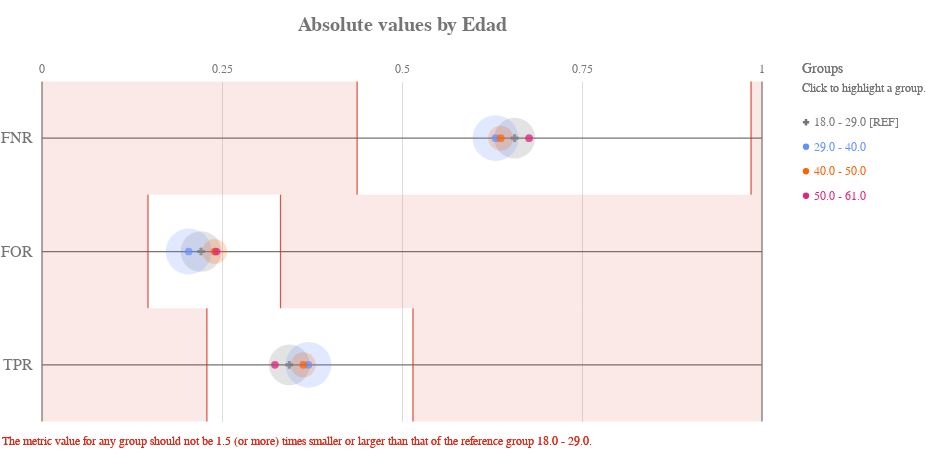

Notebook source saved alongside this figure:
### Code cell
ap.absolute(grupo_definido, metrics, 'edad', fairness_threshold = disparity_tolerance)

### Figure 1 — Vega-Lite specification as saved in the notebook (floating-point values rounded to 4 significant figures)
{"config": {"view": {"continuousWidth": 400, "continuousHeight": 300, "strokeWidth": 0}, "axisLeft": {"labelColor": "rgb(117,117,117)", "labelFont": "Arial", "labelFontSize": 16}, "title": {"align": "center", "baseline": "middle", "color": "rgb(117,117,117)", "font": "Arial", "fontSize": 20, "fontWeight": "bold"}}, "layer": [{"data": {"name": "data-4ac2d7a4dec33677e433b172826c7791"}, "mark": {"type": "rule", "stroke": "rgb(117,117,117)", "strokeWidth": 1.25, "tooltip": ""}, "encoding": {"x": {"type": "quantitative", "field": "start", "scale": {"domain": [0, 1], "range": [40.0, 760.0]}}, "x2": {"field": "end"}, "y": {"type": "nominal", "axis": {"domain": false, "labelAngle": 0, "labelPadding": -30, "orient": "left", "ticks": false, "title": ""}, "field": "y_position", "scale": {"domain": ["FNR", "FOR", "TPR"], "range": [42.5, 382.5]}}}}, {"data": {"name": "data-6cfe259518f6c7b358d8f836a73e6b7f"}, "mark": {"type": "rule", "stroke": "rgb(117,117,117)", "strokeWidth": 1.25, "tooltip": ""}, "encoding": {"x": {"type": "quantitative", "field": "x_position", "scale": {"domain": [0, 1], "range": [40.0, 760.0]}}, "y": {"value": 42.5}, "y2": {"value": 382.5}}}, {"data": {"name": "data-60ed1133fa688d151d36705a369482e0"}, "mark": {"type": "text", "align": "center", "color": "rgb(117,117,117)", "font": "Arial", "fontSize": 12, "fontWeight": "normal", "tooltip": ""}, "encoding": {"text": {"type": "nominal", "field": "value"}, "x": {"type": "quantitative", "field": "value", "scale": {"domain": [0, 1], "range": [40.0, 760.0]}}, "y": {"value": 29.75}}}, {"layer": [{"mark": {"type": "rect", "opacity": 0.8, "stroke": "rgb(217, 46, 28)", "strokeWidth": 1.25, "tooltip": ""}, "encoding": {"x": {"type": "quantitative", "field": "lower_threshold_value", "scale": {"domain": [0, 1], "range": [40.0, 760.0]}}, "x2": {"field": "lower_threshold_value"}, "y": {"type": "nominal", "axis": {"domain": false, "grid": false, "labels": false, "ticks": false, "title": " "}, "field": "metric", "scale": {"domain": ["FNR", "FOR", "TPR"], "range": [42.5, 382.5]}}}}, {"mark": {"type": "rect", "opacity": 0.8, "stroke": "rgb(217, 46, 28)", "strokeWidth": 1.25, "tooltip": ""}, "encoding": {"x": {"type": "quantitative", "field": "upper_threshold_value", "scale": {"domain": [0, 1], "range": [40.0, 760.0]}}, "x2": {"field": "upper_threshold_value"}, "y": {"type": "nominal", "axis": {"domain": false, "grid": false, "labels": false, "ticks": false, "title": " "}, "field": "metric", "scale": {"domain": ["FNR", "FOR", "TPR"], "range": [42.5, 382.5]}}}}, {"layer": [{"mark": {"type": "rect", "fill": "rgb(217, 46, 28)", "opacity": 0.1, "tooltip": ""}, "encoding": {"x": {"type": "quantitative", "field": "lower_threshold_value", "scale": {"domain": [0, 1], "range": [40.0, 760.0]}}, "x2": {"field": "lower_end"}, "y": {"type": "nominal", "axis": {"domain": false, "grid": false, "labels": false, "ticks": false, "title": " "}, "field": "metric", "scale": {"domain": ["FNR", "FOR", "TPR"], "range": [42.5, 382.5]}}}}, {"mark": {"type": "rect", "fill": "rgb(217, 46, 28)", "opacity": 0.1, "tooltip": ""}, "encoding": {"x": {"type": "quantitative", "field": "upper_threshold_value", "scale": {"domain": [0, 1], "range": [40.0, 760.0]}}, "x2": {"field": "upper_end"}, "y": {"type": "nominal", "axis": {"domain": false, "grid": false, "labels": false, "ticks": false, "title": " "}, "field": "metric", "scale": {"domain": ["FNR", "FOR", "TPR"], "range": [42.5, 382.5]}}}}]}, {"data": {"name": "data-79dd248bdaa0ea02c535240e8ad022c8"}, "mark": {"type": "text", "align": "left", "baseline": "top", "fill": "rgb(217, 46, 28)", "font": "Arial", "fontSize": 12, "fontWeight": "normal", "tooltip": ""}, "encoding": {"text": {"value": "The metric value for any group should not be 1.5 (or more) times smaller or larger than that of the reference group 18.0 - 29.0."}, "x": {"value": 0}, "y": {"value": 396.7}}}], "data": {"name": "data-b93c8567ca087cde2818b45c49cfdb60"}}, {"layer": [{"mark": "circle"}, {"data": {"name": "data-4b2afb91ffead74f0e2f16fba9d7c9ae"}, "mark": {"type": "circle", "opacity": 0.2}, "encoding": {"color": {"condition": {"type": "nominal", "field": "attribute_value", "legend": null, "scale": {"domain": ["18.0 - 29.0", "29.0 - 40.0", "40.0 - 50.0", "50.0 - 61.0"], "range": ["rgb(117,117,117)", "rgb(100, 143, 255)", "rgb(254, 97, 0)", "rgb(220, 38, 127)", "rgb(255, 176, 0)", "rgb(120, 94, 240)"]}, "selection": "selector041"}, "value": "rgb(224,224,224)"}, "size": {"type": "quantitative", "field": "group_size", "legend": null, "scale": {"domain": [0, 6820.0], "range": [0, 2522.0]}}, "tooltip": [{"type": "nominal", "field": "attribute_value", "title": "Group"}, {"type": "nominal", "field": "tooltip_group_size", "title": "Group Size"}, {"type": "nominal", "field": "tooltip_disparity_explanation_fnr", "title": "Disparity"}, {"type": "quantitative", "field": "fnr", "format": ".2f", "title": "FNR"}], "x": {"type": "quantitative", "axis": {"domain": false, "labels": false, "ticks": false, "title": null, "values": [0.25, 0.5, 0.75]}, "field": "fnr", "scale": {"domain": [0, 1], "range": [40.0, 760.0]}}, "y": {"type": "nominal", "axis": {"domain": false, "grid": false, "labels": false, "ticks": false, "title": " "}, "field": "metric_variable", "scale": {"domain": ["FNR", "FOR", "TPR"], "range": [42.5, 382.5]}}}, "selection": {"selector043": {"type": "multi", "empty": "all", "fields": ["attribute_value"]}}, "transform": [{"calculate": "'FNR'", "as": "metric_variable"}]}, {"data": {"name": "data-4b2afb91ffead74f0e2f16fba9d7c9ae"}, "mark": {"type": "circle", "opacity": 0.2}, "encoding": {"color": {"condition": {"type": "nominal", "field": "attribute_value", "legend": null, "scale": {"domain": ["18.0 - 29.0", "29.0 - 40.0", "40.0 - 50.0", "50.0 - 61.0"], "range": ["rgb(117,117,117)", "rgb(100, 143, 255)", "rgb(254, 97, 0)", "rgb(220, 38, 127)", "rgb(255, 176, 0)", "rgb(120, 94, 240)"]}, "selection": "selector041"}, "value": "rgb(224,224,224)"}, "size": {"type": "quantitative", "field": "group_size", "legend": null, "scale": {"domain": [0, 6820.0], "range": [0, 2522.0]}}, "tooltip": [{"type": "nominal", "field": "attribute_value", "title": "Group"}, {"type": "nominal", "field": "tooltip_group_size", "title": "Group Size"}, {"type": "nominal", "field": "tooltip_disparity_explanation_for", "title": "Disparity"}, {"type": "quantitative", "field": "for", "format": ".2f", "title": "FOR"}], "x": {"type": "quantitative", "axis": {"domain": false, "labels": false, "ticks": false, "title": null, "values": [0.25, 0.5, 0.75]}, "field": "for", "scale": {"domain": [0, 1], "range": [40.0, 760.0]}}, "y": {"type": "nominal", "axis": {"domain": false, "grid": false, "labels": false, "ticks": false, "title": " "}, "field": "metric_variable", "scale": {"domain": ["FNR", "FOR", "TPR"], "range": [42.5, 382.5]}}}, "selection": {"selector045": {"type": "multi", "empty": "all", "fields": ["attribute_value"]}}, "transform": [{"calculate": "'FOR'", "as": "metric_variable"}]}, {"data": {"name": "data-4b2afb91ffead74f0e2f16fba9d7c9ae"}, "mark": {"type": "circle", "opacity": 0.2}, "encoding": {"color": {"condition": {"type": "nominal", "field": "attribute_value", "legend": null, "scale": {"domain": ["18.0 - 29.0", "29.0 - 40.0", "40.0 - 50.0", "50.0 - 61.0"], "range": ["rgb(117,117,117)", "rgb(100, 143, 255)", "rgb(254, 97, 0)", "rgb(220, 38, 127)", "rgb(255, 176, 0)", "rgb(120, 94, 240)"]}, "selection": "selector041"}, "value": "rgb(224,224,224)"}, "size": {"type": "quantitative", "field": "group_size", "legend": null, "scale": {"domain": [0, 6820.0], "range": [0, 2522.0]}}, "tooltip": [{"type": "nominal", "field": "attribute_value", "title": "Group"}, {"type": "nominal", "field": "tooltip_group_size", "title": "Group Size"}, {"type": "nominal", "field": "tooltip_disparity_explanation_tpr", "title": "Disparity"}, {"type": "quantitative", "field": "tpr", "format": ".2f", "title": "TPR"}], "x": {"type": "quantitative", "axis": {"domain": false, "labels": false, "ticks": false, "title": null, "values": [0.25, 0.5, 0.75]}, "field": "tpr", "scale": {"domain": [0, 1], "range": [40.0, 760.0]}}, "y": {"type": "nominal", "axis": {"domain": false, "grid": false, "labels": false, "ticks": false, "title": " "}, "field": "metric_variable", "scale": {"domain": ["FNR", "FOR", "TPR"], "range": [42.5, 382.5]}}}, "selection": {"selector047": {"type": "multi", "empty": "all", "fields": ["attribute_value"]}}, "transform": [{"calculate": "'TPR'", "as": "metric_variable"}]}, {"layer": [{"mark": "point"}, {"data": {"name": "data-4b2afb91ffead74f0e2f16fba9d7c9ae"}, "mark": {"type": "point", "filled": true, "size": 60}, "encoding": {"color": {"condition": {"type": "nominal", "field": "attribute_value", "legend": null, "scale": {"domain": ["18.0 - 29.0", "29.0 - 40.0", "40.0 - 50.0", "50.0 - 61.0"], "range": ["rgb(117,117,117)", "rgb(100, 143, 255)", "rgb(254, 97, 0)", "rgb(220, 38, 127)", "rgb(255, 176, 0)", "rgb(120, 94, 240)"]}, "selection": "selector041"}, "value": "rgb(224,224,224)"}, "shape": {"type": "nominal", "field": "attribute_value", "legend": null, "scale": {"domain": ["18.0 - 29.0", "29.0 - 40.0", "40.0 - 50.0", "50.0 - 61.0"], "range": ["cross", "circle", "circle", "circle"]}}, "tooltip": [{"type": "nominal", "field": "attribute_value", "title": "Group"}, {"type": "nominal", "field": "tooltip_group_size", "title": "Group Size"}, {"type": "nominal", "field": "tooltip_disparity_explanation_fnr", "title": "Disparity"}, {"type": "quantitative", "field": "fnr", "format": ".2f", "title": "FNR"}], "x": {"type": "quantitative", "axis": {"domain": false, "labels": false, "ticks": false, "title": null, "values": [0.25, 0.5, 0.75]}, "field": "fnr", "scale": {"domain": [0, 1], "range": [40.0, 760.0]}}, "y": {"type": "nominal", "axis": {"domain": false, "grid": false, "labels": false, "ticks": false, "title": " "}, "field": "metric_variable", "scale": {"domain": ["FNR", "FOR", "TPR"], "range": [42.5, 382.5]}}}, "selection": {"selector042": {"type": "multi", "empty": "all", "fields": ["attribute_value"]}}, "transform": [{"calculate": "'FNR'", "as": "metric_variable"}]}, {"data": {"name": "data-4b2afb91ffead74f0e2f16fba9d7c9ae"}, "mark": {"type": "point", "filled": true, "size": 60}, "encoding": {"color": {"condition": {"type": "nominal", "field": "attribute_value", "legend": null, "scale": {"domain": ["18.0 - 29.0", "29.0 - 40.0", "40.0 - 50.0", "50.0 - 61.0"], "range": ["rgb(117,117,117)", "rgb(100, 143, 255)", "rgb(254, 97, 0)", "rgb(220, 38, 127)", "rgb(255, 176, 0)", "rgb(120, 94, 240)"]}, "selection": "selector041"}, "value": "rgb(224,224,224)"}, "shape": {"type": "nominal", "field": "attribute_value", "legend": null, "scale": {"domain": ["18.0 - 29.0", "29.0 - 40.0", "40.0 - 50.0", "50.0 - 61.0"], "range": ["cross", "circle", "circle", "circle"]}}, "tooltip": [{"type": "nominal", "field": "attribute_value", "title": "Group"}, {"type": "nominal", "field": "tooltip_group_size", "title": "Group Size"}, {"type": "nominal", "field": "tooltip_disparity_explanation_for", "title": "Disparity"}, {"type": "quantitative", "field": "for", "format": ".2f", "title": "FOR"}], "x": {"type": "quantitative", "axis": {"domain": false, "labels": false, "ticks": false, "title": null, "values": [0.25, 0.5, 0.75]}, "field": "for", "scale": {"domain": [0, 1], "range": [40.0, 760.0]}}, "y": {"type": "nominal", "axis": {"domain": false, "grid": false, "labels": false, "ticks": false, "title": " "}, "field": "metric_variable", "scale": {"domain": ["FNR", "FOR", "TPR"], "range": [42.5, 382.5]}}}, "selection": {"selector044": {"type": "multi", "empty": "all", "fields": ["attribute_value"]}}, "transform": [{"calculate": "'FOR'", "as": "metric_variable"}]}, {"data": {"name": "data-4b2afb91ffead74f0e2f16fba9d7c9ae"}, "mark": {"type": "point", "filled": true, "size": 60}, "encoding": {"color": {"condition": {"type": "nominal", "field": "attribute_value", "legend": null, "scale": {"domain": ["18.0 - 29.0", "29.0 - 40.0", "40.0 - 50.0", "50.0 - 61.0"], "range": ["rgb(117,117,117)", "rgb(100, 143, 255)", "rgb(254, 97, 0)", "rgb(220, 38, 127)", "rgb(255, 176, 0)", "rgb(120, 94, 240)"]}, "selection": "selector041"}, "value": "rgb(224,224,224)"}, "shape": {"type": "nominal", "field": "attribute_value", "legend": null, "scale": {"domain": ["18.0 - 29.0", "29.0 - 40.0", "40.0 - 50.0", "50.0 - 61.0"], "range": ["cross", "circle", "circle", "circle"]}}, "tooltip": [{"type": "nominal", "field": "attribute_value", "title": "Group"}, {"type": "nominal", "field": "tooltip_group_size", "title": "Group Size"}, {"type": "nominal", "field": "tooltip_disparity_explanation_tpr", "title": "Disparity"}, {"type": "quantitative", "field": "tpr", "format": ".2f", "title": "TPR"}], "x": {"type": "quantitative", "axis": {"domain": false, "labels": false, "ticks": false, "title": null, "values": [0.25, 0.5, 0.75]}, "field": "tpr", "scale": {"domain": [0, 1], "range": [40.0, 760.0]}}, "y": {"type": "nominal", "axis": {"domain": false, "grid": false, "labels": false, "ticks": false, "title": " "}, "field": "metric_variable", "scale": {"domain": ["FNR", "FOR", "TPR"], "range": [42.5, 382.5]}}}, "selection": {"selector046": {"type": "multi", "empty": "all", "fields": ["attribute_value"]}}, "transform": [{"calculate": "'TPR'", "as": "metric_variable"}]}]}]}, {"layer": [{"mark": {"type": "point", "filled": true, "opacity": 1, "size": 39.48}, "encoding": {"color": {"condition": {"type": "nominal", "field": "attribute_value", "legend": null, "scale": {"domain": ["18.0 - 29.0", "29.0 - 40.0", "40.0 - 50.0", "50.0 - 61.0"], "range": ["rgb(117,117,117)", "rgb(100, 143, 255)", "rgb(254, 97, 0)", "rgb(220, 38, 127)", "rgb(255, 176, 0)", "rgb(120, 94, 240)"]}, "selection": "selector041"}, "value": "rgb(224,224,224)"}, "shape": {"type": "nominal", "field": "attribute_value", "legend": null, "scale": {"domain": ["18.0 - 29.0", "29.0 - 40.0", "40.0 - 50.0", "50.0 - 61.0"], "range": ["cross", "circle", "circle", "circle"]}}, "x": {"value": 804}, "y": {"type": "nominal", "axis": {"domain": false, "grid": false, "labels": false, "ticks": false, "title": " "}, "field": "attribute_value", "scale": {"domain": ["18.0 - 29.0", "29.0 - 40.0", "40.0 - 50.0", "50.0 - 61.0"], "range": [71, 169]}}}, "selection": {"selector041": {"type": "multi", "empty": "all", "fields": ["attribute_value"]}}}, {"mark": {"type": "text", "align": "left", "baseline": "middle", "font": "Arial", "fontSize": 12, "fontWeight": "normal"}, "encoding": {"color": {"condition": {"type": "nominal", "field": "attribute_value", "legend": null, "scale": {"domain": ["18.0 - 29.0", "29.0 - 40.0", "40.0 - 50.0", "50.0 - 61.0"], "range": ["rgb(117,117,117)", "rgb(100, 143, 255)", "rgb(254, 97, 0)", "rgb(220, 38, 127)", "rgb(255, 176, 0)", "rgb(120, 94, 240)"]}, "selection": "selector041"}, "value": "rgb(224,224,224)"}, "text": {"type": "nominal", "field": "label"}, "x": {"value": 812}, "y": {"type": "nominal", "axis": {"domain": false, "grid": false, "labels": false, "ticks": false, "title": " "}, "field": "attribute_value", "scale": {"domain": ["18.0 - 29.0", "29.0 - 40.0", "40.0 - 50.0", "50.0 - 61.0"], "range": [71, 169]}}}, "selection": {"selector048": {"type": "multi", "empty": "all", "fields": ["attribute_value"]}}}, {"data": {"name": "data-79dd248bdaa0ea02c535240e8ad022c8"}, "mark": {"type": "text", "align": "left", "baseline": "middle", "color": "rgb(117,117,117)", "font": "Arial", "fontSize": 12, "fontWeight": "normal"}, "encoding": {"text": {"value": "Click to highlight a group."}, "x": {"value": 800}, "y": {"value": 49}}}, {"data": {"name": "data-79dd248bdaa0ea02c535240e8ad022c8"}, "mark": {"type": "text", "align": "left", "baseline": "middle", "color": "rgb(117,117,117)", "font": "Arial", "fontSize": 14, "fontWeight": "normal"}, "encoding": {"text": {"value": "Groups"}, "x": {"value": 800}, "y": {"value": 30}}}], "data": {"name": "data-e97adbea671c6fc913c7ae310f1e278a"}}], "height": 425, "padding": {"top": 15, "bottom": 10}, "resolve": {"scale": {"size": "independent", "y": "independent"}}, "title": "Absolute values by Edad", "width": 800, "$schema": "https://vega.github.io/schema/vega-lite/v4.8.1.json", "datasets": {"data-4ac2d7a4dec33677e433b172826c7791": [{"y_position": "FNR", "start": 0, "end": 1}, {"y_position": "FOR", "start": 0, "end": 1}, {"y_position": "TPR", "start": 0, "end": 1}], "data-6cfe259518f6c7b358d8f836a73e6b7f": [{"x_position": 0}, {"x_position": 1}], "data-60ed1133fa688d151d36705a369482e0": [{"value": 0.0}, {"value": 0.25}, {"value": 0.5}, {"value": 0.75}, {"value": 1.0}], "data-b93c8567ca087cde2818b45c49cfdb60": [{"lower_end": 0, "upper_end": 1, "lower_threshold_value": 0.4377, "upper_threshold_value": 0.9848, "metric": "FNR"}, {"lower_end": 0, "upper_end": 1, "lower_threshold_value": 0.1472, "upper_threshold_value": 0.3313, "metric": "FOR"}, {"lower_end": 0, "upper_end": 1, "lower_threshold_value": 0.229, "upper_threshold_value": 0.5152, "metric": "TPR"}], "data-79dd248bdaa0ea02c535240e8ad022c8": [{"a": 1, "b": 0}, {"a": 1, "b": 0}], "data-4b2afb91ffead74f0e2f16fba9d7c9ae": [{"attribute_name": "edad", "attribute_value": "18.0 - 29.0", "group_size": 4490, "total_entities": 11987, "fnr": 0.6565, "for": 0.2208, "tpr": 0.3435, "fnr_disparity": 1.0, "for_disparity": 1.0, "tpr_disparity": 1.0, "fnr_disparity_scaled": 0.0, "for_disparity_scaled": 0.0, "tpr_disparity_scaled": 0.0, "tooltip_group_size": "4,490 (37.46%)", "tooltip_disparity_explanation_fnr": "Reference group", "tooltip_disparity_explanation_for": "Reference group", "tooltip_disparity_explanation_tpr": "Reference group"}, {"attribute_name": "edad", "attribute_value": "29.0 - 40.0", "group_size": 5683, "total_entities": 11987, "fnr": 0.63, "for": 0.2038, "tpr": 0.37, "fnr_disparity": 0.9596, "for_disparity": 0.9227, "tpr_disparity": 1.077, "fnr_disparity_scaled": -0.04214, "for_disparity_scaled": -0.08373, "tpr_disparity_scaled": 0.07729, "tooltip_group_size": "5,683 (47.41%)", "tooltip_disparity_explanation_fnr": "1.04 times smaller FNR than the reference group", "tooltip_disparity_explanation_for": "1.08 times smaller FOR than the reference group", "tooltip_disparity_explanation_tpr": "1.08 times larger TPR than the reference group"}, {"attribute_name": "edad", "attribute_value": "40.0 - 50.0", "group_size": 1693, "total_entities": 11987, "fnr": 0.6371, "for": 0.2398, "tpr": 0.3629, "fnr_disparity": 0.9704, "for_disparity": 1.086, "tpr_disparity": 1.057, "fnr_disparity_scaled": -0.03048, "for_disparity_scaled": 0.08581, "tpr_disparity_scaled": 0.05654, "tooltip_group_size": "1,693 (14.12%)", "tooltip_disparity_explanation_fnr": "1.03 times smaller FNR than the reference group", "tooltip_disparity_explanation_for": "1.09 times larger FOR than the reference group", "tooltip_disparity_explanation_tpr": "1.06 times larger TPR than the reference group"}, {"attribute_name": "edad", "attribute_value": "50.0 - 61.0", "group_size": 121, "total_entities": 11987, "fnr": 0.6765, "for": 0.2421, "tpr": 0.3235, "fnr_disparity": 1.03, "for_disparity": 1.096, "tpr_disparity": 0.9419, "fnr_disparity_scaled": 0.03042, "for_disparity_scaled": 0.09628, "tpr_disparity_scaled": -0.06172, "tooltip_group_size": "121 (1.01%)", "tooltip_disparity_explanation_fnr": "1.03 times larger FNR than the reference group", "tooltip_disparity_explanation_for": "1.10 times larger FOR than the reference group", "tooltip_disparity_explanation_tpr": "1.06 times smaller TPR than the reference group"}], "data-e97adbea671c6fc913c7ae310f1e278a": [{"attribute_value": "18.0 - 29.0", "label": "18.0 - 29.0 [REF]"}, {"attribute_value": "29.0 - 40.0", "label": "29.0 - 40.0"}, {"attribute_value": "40.0 - 50.0", "label": "40.0 - 50.0"}, {"attribute_value": "50.0 - 61.0", "label": "50.0 - 61.0"}]}}
